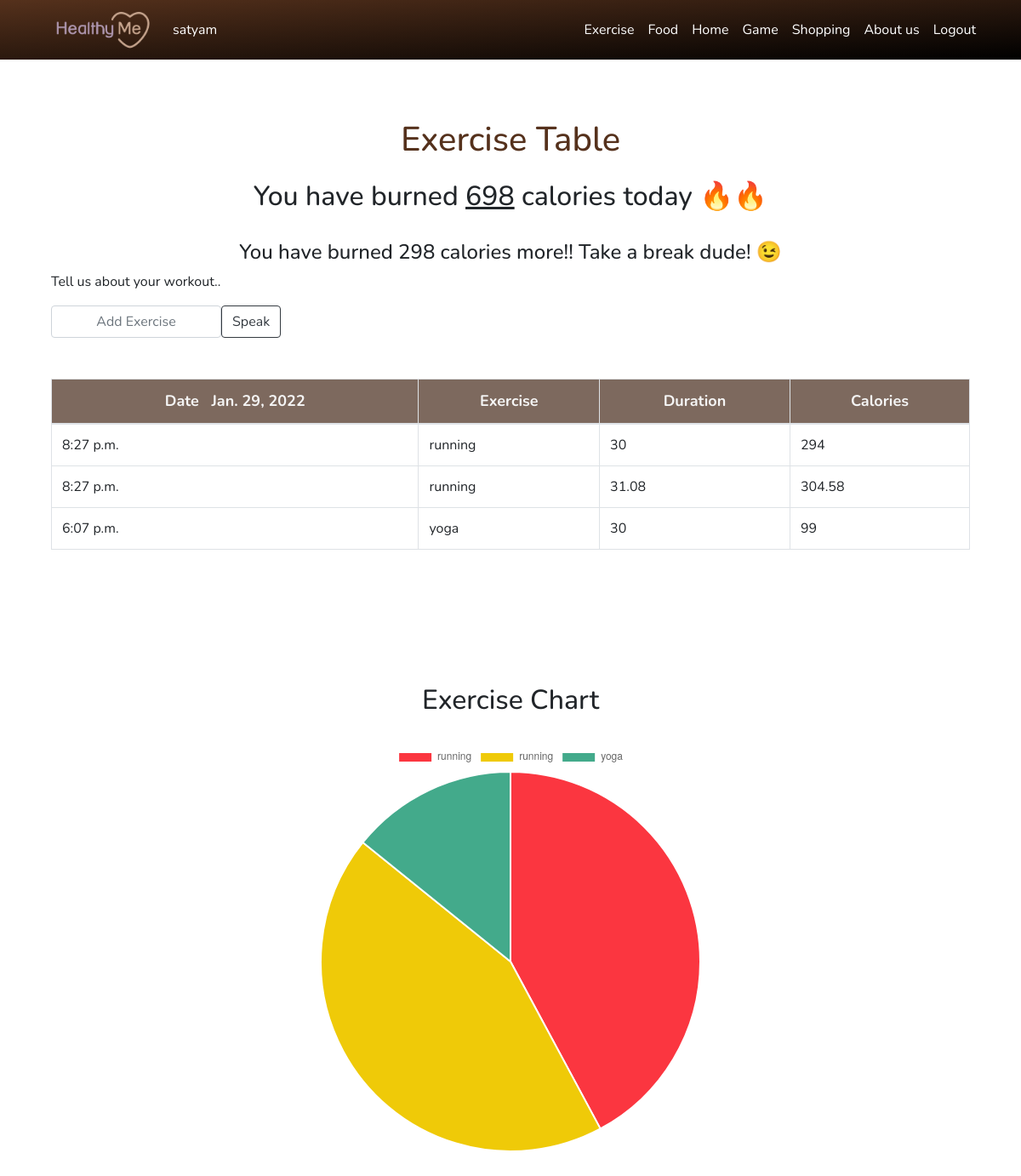
Page /exercise/ (signed in) on the earlier database version.
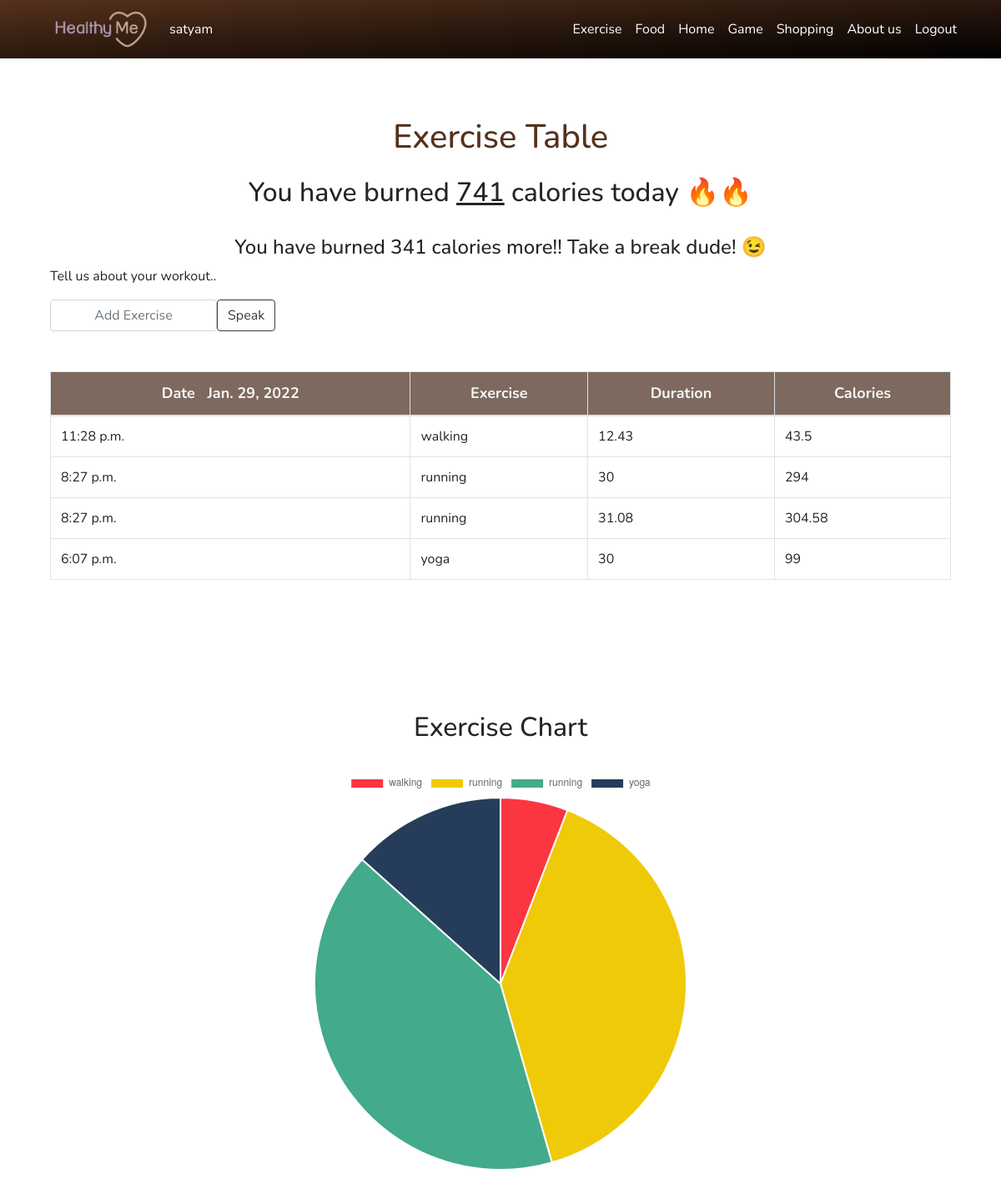
Same page on the later database version.
### foodtracker/models.py (models this page shows, shortened)
class Exercise(models.Model):
    user = models.ForeignKey(User, on_delete=models.CASCADE)
    time = models.DateTimeField(default=timezone.now)
    exercise = models.CharField(max_length=120)
    duration = models.CharField(max_length=60)
    calories = models.CharField(max_length=120)

### foodtracker/views.py (the view)
# urls.py: path('exercise/', views.exercise_page, name='exercise'),
@login_required
def exercise_page(request):
    exercise_tables = Exercise.objects.filter(user=request.user, time__date=datetime.date.today()).order_by('-time')
    total = Exercise.objects.filter(user=request.user, time__date=datetime.date.today()).aggregate(Sum('calories'))
    labels = []
    data = []
    for exercise_t in exercise_tables:
        labels.append(exercise_t.exercise)
        data.append(exercise_t.calories)
    try:
        cal_tot = round(total['calories__sum'])
    except TypeError:
        cal_tot = 0
    if cal_tot > 400:
        status_text = f'You have burned {cal_tot - 400} calories more!! Take a break dude! 😉'
    else:
        status_text = f'You need to burn {400 - cal_tot} more! Lets Start working out.. 💪'
    context = {
        'status_text': status_text,
        'exercise_tables': exercise_tables,
        'total_exercise': cal_tot,
        'today': datetime.date.today(),
        'labels': labels,
        'data': data,
    }
    return render(request, 'foodtracker/exercise_info.html', context)

### foodtracker/templates/foodtracker/exercise_info.html (shortened to what this page needs)
{% extends "foodtracker/table_base.html" %}
{% block content %}
    <div class="container">
        <h1 style="color: #55311c;margin: auto;text-align: center">
            Exercise Table
        </h1>
        <div style="text-align: center;">
            <h2>You have burned <u>{{ total_exercise }}</u> calories today 🔥🔥
            </h2>
            <h4 class="text">{{ status_text }}</h4>
        </div>
        <p>Tell us about your workout..</p>
        <div class="input div-inline">
            <form id="exercise" action="{% url 'add-exercise' %}" method="post">
                <input type="text" id="output" class="form-control" name='exercise_text' placeholder="Add Exercise"
                       aria-label="Username"
                       aria-describedby="basic-addon1">
            </form>
            <button type="button" class="btn btn-outline-dark" onclick="runSpeechRecognition()">Speak</button>
        </div>
        <br><br>
        <table class="table table-bordered">
            <thead>
            <tr>
                <th scope="col">Date &nbsp; {{ today }}</th>
                <th scope="col">Exercise</th>
                <th scope="col">Duration</th>
                <th scope="col">Calories</th>
            </tr>
            </thead>
            <tbody>
            {% for exercise_table in exercise_tables %}
                <tr>
                    <td>{{ exercise_table.time|date:"P" }}</td>
                    <td>{{ exercise_table.exercise }}</td>
                    <td>{{ exercise_table.duration }}</td>
                    <td>{{ exercise_table.calories }}</td>
                </tr>
            {% endfor %}
            </tbody>
        </table>
    </div>
    <br>
    <br>
    <br>
    <div class="container">
    <div id="we_want">
    {% if total_exercise > 0 %}
        <div class="chart-wrapper ">
            <center>
                <h2>Exercise Chart</h2>
            </center>
            <canvas id="myChart1"></canvas>
        </div>
    {% endif %}
    <script>
        let ctx1 = document.getElementById("myChart1").getContext("2d");
        let colorHex1 = ["#FB3640", "#EFCA08", "#43AA8B", "#253D5B", "#ff0000", "#0000ff", "#73ffff", "#fff000", "#f0f0f0"];
        let myChart1 = new Chart(ctx1, {
            type: "pie",
            data: {
                datasets: [
                    {
                        data: {{data|safe}},
                        backgroundColor: colorHex1,
                    },
                ],
                labels: {{labels|safe}},
            },
            options: {
                responsive: true,
                legend: {
                    position: "top",
                },
                plugins: {
                    datalabels: {
                        color: "#fff",
                        anchor: "end",
                        align: "start",
                        offset: -10,
                        borderWidth: 5,
                        borderColor: "#fff",
                        borderRadius: 25,
                        backgroundColor: (context) => {
                            return context.dataset.backgroundColor;
                        },
                        font: {
                            weight: "bold",
                            size: "10",
                        },
                        formatter: (value) => {
                            return value + " %";
                        },
                    },
                },
            },
        });
    </script>
{% endblock %}

Differences in the rows shown:
added Exercise: time "11:28 p.m.", exercise "walking", duration "12.43", calories "43.5"
Other differences:
{{ total_exercise }}: "698" → "741"
{{ status_text }}: "You have burned 298 calories more!! Take a break dude! 😉" → "You have burned 341 calories more!! Take a break dude! 😉"
chart data {{ data|safe }}: ['294', '304.58', '99'] → ['43.5', '294', '304.58', '99']
chart data {{ labels|safe }}: ['running', 'running', 'yoga'] → ['walking', 'running', 'running', 'yoga']
